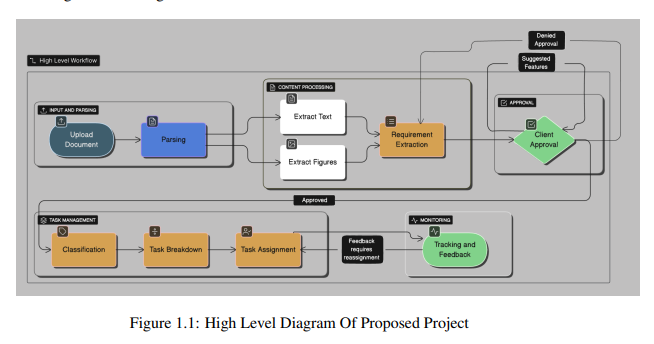
#> input picture project_flow.png, 654 x 344 px
$ python -i image_service.py   (imports and definitions only)
#> lines starting #> are read from the running program, lines starting #| are printed output that depends on the picture; after the words box and inside, x2 and y2 are one past the last pixel; in counts of white or black regions, pixels touching at a corner belong together
"""
Enhanced Image Processing Service with Advanced OCR and VLM Integration
"""
import os
import base64
import json
import requests
import pytesseract
from PIL import Image, ImageEnhance, ImageFilter
import cv2
import numpy as np
from typing import Optional, Dict, List, Any, Union
from concurrent.futures import ThreadPoolExecutor, as_completed
import re
import io
import hashlib


# [45 lines left out: functions sanitize_unicode_text, _get_env_bool, _is_vlm_pass_enabled, _flex_vlm_name_matches, not called in this run]


# Ollama tag preference when multiple VLMs are installed (Qwen2.5-VL first, then LLaVA)
_PREFERRED_VLM_ORDER: List[str] = [
    "qwen2.5-vl:7b",
    "qwen2.5vl:7b",
    "qwen2.5-vl",
    "qwen2.5vl",
    "llava:13b",
    "llava:7b",
    "llava",
]


# [70 lines left out: functions find_available_vlm_model, find_all_available_vlm_models, _flex_resolve_request_to_installed, _resolve_vlm_models, not called in this run]


# ============================================================================
# ADVANCED OCR WITH PREPROCESSING
# ============================================================================

def advanced_ocr_extract(image_path: str) -> Dict[str, str]:
    """
    Advanced OCR with multiple preprocessing techniques for better accuracy.
    Returns dict with 'text' and 'confidence' keys.
    """
#> called with image_path = '../project_flow.png'
    try:
        img = Image.open(image_path)
#> img is the input picture: PIL image 654x344 RGBA; mean R, G, B, A 195.8, 195, 192.2, 255

        # Convert to RGB if needed
        if img.mode != 'RGB':
            img = img.convert('RGB')
#> img: PIL image 654x344 RGB

        # Try multiple preprocessing strategies
        strategies = [
            ('original', img),
            ('grayscale_enhanced', preprocess_grayscale_enhanced(img)),
            ('binary_adaptive', preprocess_binary_adaptive(img)),
            ('denoised', preprocess_denoise(img))
        ]

        best_text = ""
        best_confidence = 0

        for strategy_name, processed_img in strategies:
            try:
                # Get OCR with confidence data
                data = pytesseract.image_to_data(processed_img, output_type=pytesseract.Output.DICT)

                # Calculate average confidence
                confidences = [int(conf) for conf in data['conf'] if conf != '-1']
                avg_confidence = sum(confidences) / len(confidences) if confidences else 0

                # Get text
                text_raw = pytesseract.image_to_string(processed_img, config='--psm 6').strip()
                # Sanitize Unicode to remove invalid surrogate characters
                text = sanitize_unicode_text(text_raw)

                if len(text) > len(best_text) and avg_confidence >= best_confidence:
                    best_text = text
                    best_confidence = avg_confidence

            except Exception as e:
                continue

        return {
            'text': best_text,
            'confidence': best_confidence
        }
    except Exception as e:
        print(f"⚠️  Advanced OCR failed: {e}")
        return {'text': '', 'confidence': 0}


def preprocess_grayscale_enhanced(img: Image.Image) -> Image.Image:
    """Convert to grayscale and enhance contrast."""
    img = img.convert('L')
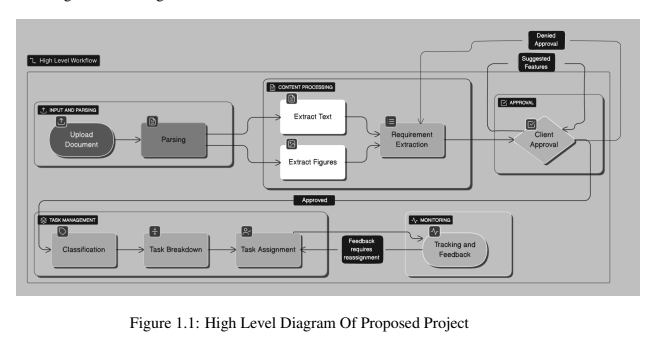
#> img: PIL image 654x344 L; min 0, max 255, mean 194.7
    enhancer = ImageEnhance.Contrast(img)
    img = enhancer.enhance(2.0)
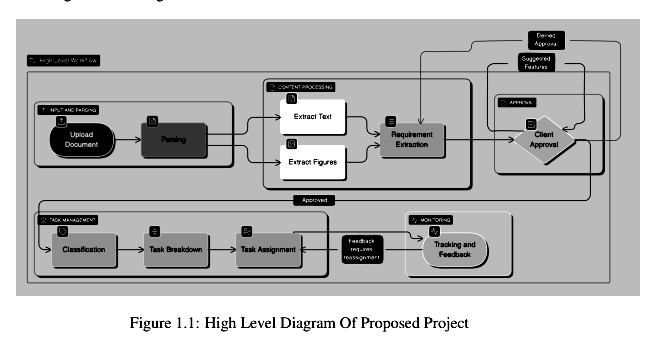
#> img: PIL image 654x344 L; min 0, max 255, mean 184.4
    return img


def preprocess_binary_adaptive(img: Image.Image) -> Image.Image:
    """Apply adaptive thresholding for better text detection."""
    img_cv = np.array(img.convert('L'))
    binary = cv2.adaptiveThreshold(
        img_cv, 255, cv2.ADAPTIVE_THRESH_GAUSSIAN_C,
        cv2.THRESH_BINARY, 11, 2
    )
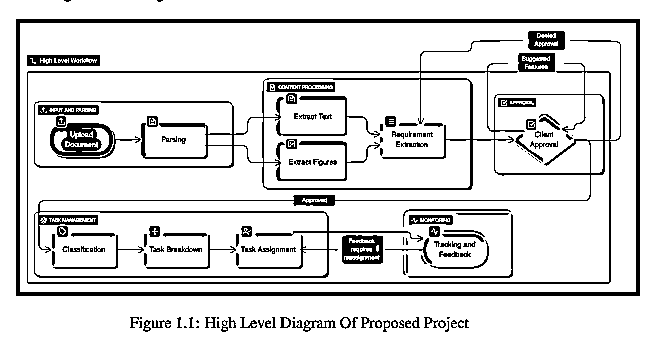
#> binary: shape (344, 654); 86.2% white; 178 black regions (75 under 20 px), largest, box (x1, y1, x2, y2) and area: (27, 40, 621, 284) 11980, (16, 19, 640, 296) 7144, (50, 116, 141, 159) 1496
    return Image.fromarray(binary)


def preprocess_denoise(img: Image.Image) -> Image.Image:
    """Denoise image for cleaner text."""
    img_cv = np.array(img.convert('RGB'))
    denoised = cv2.fastNlMeansDenoisingColored(img_cv, None, 10, 10, 7, 21)
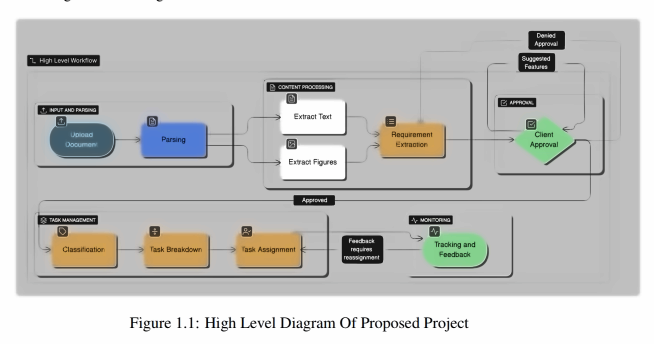
#> denoised: shape (344, 654, 3); mean R, G, B 195.1, 195.1, 192.4
    return Image.fromarray(denoised)


# ============================================================================
# INTELLIGENT IMAGE ANALYSIS
# ============================================================================

# [289 lines left out: functions compute_image_file_md5, _ocr_definite_flowchart, _flowchart_ocr_keywords_present, _has_flowchart_indicators, detect_image_type_advanced, check_ollama_status and 1 more, not called in this run]


# Default; override with FLOWMIND_VLM_TIMEOUT.
_DEFAULT_FLOWMIND_VLM_TIMEOUT = 300.0


# [326 lines left out: functions get_vlm_timeout_seconds, call_ollama_vlm, _try_vlm_model, enhanced_vlm_analyze, build_smart_prompt, parse_vlm_response, not called in this run]


# ============================================================================
# COMPREHENSIVE IMAGE INTERPRETATION
# ============================================================================

def comprehensive_image_interpretation(image_path: str, context: str = "") -> Dict:
    """
    Complete image interpretation combining OCR, VLM, and analysis.
    This is the main function to use for image interpretation.

    NOTE: This runs on-demand when a user clicks "Analyze" on a specific
    image. It is NOT gated by FLOWMIND_IMAGE_REQ_VLM_PASS (which controls
    the bulk-pipeline VLM pass during upload). To disable on-demand VLM
    as well, set FLOWMIND_ONDEMAND_VLM_DISABLED=1.
    """
    print(f"🖼️  Comprehensive interpretation: {os.path.basename(image_path)}")

    # Step 1: Advanced OCR
    ocr_result = advanced_ocr_extract(image_path)
#> the loop in advanced_ocr_extract, `for strategy_name, processed_img in strategies:` made 1 pass
#> strategy_name on pass 1: 'original'
#> after the loop in advanced_ocr_extract, `for strategy_name, processed_img in strategies:`: best_confidence = 0; best_text = ''
    ocr_text = ocr_result['text']
    ocr_confidence = ocr_result['confidence']

    print(f"   📝 OCR: {len(ocr_text)} chars (confidence: {ocr_confidence:.1f}%)")

    # Step 2: Detect image type
    type_info = detect_image_type_advanced(image_path, ocr_text)
    image_type = type_info['type']

    print(f"   🔍 Type: {image_type} (confidence: {type_info['confidence']})")

    # Step 3: VLM analysis — always runs on-demand unless explicitly disabled.
    vlm_result = {'interpretation': '', 'requirements': [], 'components': [], 'relationships': []}

    ondemand_disabled = os.getenv("FLOWMIND_ONDEMAND_VLM_DISABLED", "0") == "1"
    if not ondemand_disabled:
        print(f"   🤖 Starting VLM analysis (on-demand)…")
        vlm_result = enhanced_vlm_analyze(image_path, ocr_text, image_type, context)
        if vlm_result.get('interpretation'):
            print(f"   ✅ VLM: {len(vlm_result['interpretation'])} chars")
        else:
            print(f"   ⚠️  VLM produced no results (falling back to OCR-only)")
    else:
        print(f"   ⏭️  On-demand VLM disabled (FLOWMIND_ONDEMAND_VLM_DISABLED=1)")

    # Step 4: Merge and structure results
    final_interpretation = merge_interpretations(
        ocr_text,
        ocr_confidence,
        vlm_result,
        type_info
    )

    print(f"   ✅ Complete: {len(final_interpretation['full_interpretation'])} chars")

    return final_interpretation


# [934 lines left out: functions intelligent_ocr_analysis, merge_interpretations, calculate_interpretation_quality, should_run_vlm_requirements_pass, detect_scenario, split_page_text_around_image and 13 more, not called in this run]

#> (the run stopped early here; a loop or call above may not have finished)
